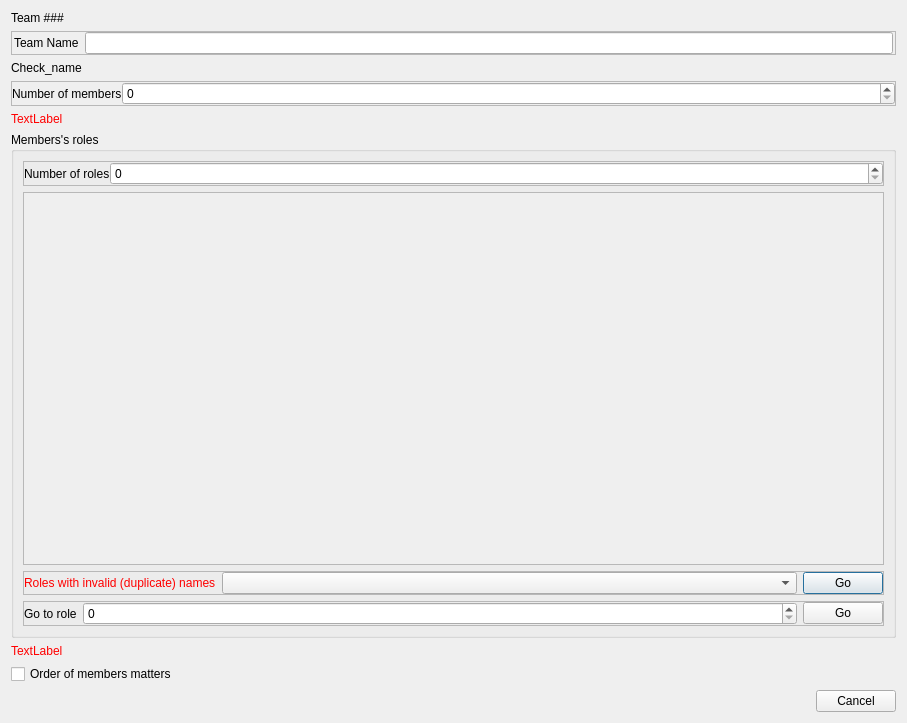
<?xml version="1.0" encoding="UTF-8"?>
<ui version="4.0">
 <class>Dialog</class>
 <widget class="QDialog" name="Dialog">
  <property name="geometry">
   <rect>
    <x>0</x>
    <y>0</y>
    <width>907</width>
    <height>723</height>
   </rect>
  </property>
  <property name="windowTitle">
   <string>Dialog</string>
  </property>
  <layout class="QVBoxLayout" name="verticalLayout">
   <item>
    <widget class="QLabel" name="label">
     <property name="text">
      <string>Team ###</string>
     </property>
    </widget>
   </item>
   <item>
    <widget class="QFrame" name="frame_6">
     <property name="sizePolicy">
      <sizepolicy hsizetype="Expanding" vsizetype="Preferred">
       <horstretch>0</horstretch>
       <verstretch>0</verstretch>
      </sizepolicy>
     </property>
     <property name="locale">
      <locale language="English" country="UnitedStates"/>
     </property>
     <property name="frameShape">
      <enum>QFrame::Shape::StyledPanel</enum>
     </property>
     <property name="frameShadow">
      <enum>QFrame::Shadow::Raised</enum>
     </property>
     <layout class="QHBoxLayout" name="horizontalLayout_7">
      <property name="leftMargin">
       <number>2</number>
      </property>
      <property name="topMargin">
       <number>0</number>
      </property>
      <property name="rightMargin">
       <number>2</number>
      </property>
      <property name="bottomMargin">
       <number>0</number>
      </property>
      <item>
       <widget class="QLabel" name="label_6">
        <property name="text">
         <string>Team Name</string>
        </property>
       </widget>
      </item>
      <item>
       <widget class="QLineEdit" name="lineEdit_3"/>
      </item>
     </layout>
    </widget>
   </item>
   <item>
    <widget class="QLabel" name="label_3">
     <property name="text">
      <string>Check_name</string>
     </property>
    </widget>
   </item>
   <item>
    <widget class="QFrame" name="frame_12">
     <property name="frameShape">
      <enum>QFrame::Shape::StyledPanel</enum>
     </property>
     <property name="frameShadow">
      <enum>QFrame::Shadow::Raised</enum>
     </property>
     <layout class="QHBoxLayout" name="horizontalLayout_8" stretch="0,5">
      <property name="spacing">
       <number>0</number>
      </property>
      <property name="leftMargin">
       <number>0</number>
      </property>
      <property name="topMargin">
       <number>0</number>
      </property>
      <property name="rightMargin">
       <number>0</number>
      </property>
      <property name="bottomMargin">
       <number>0</number>
      </property>
      <item>
       <widget class="QLabel" name="label_7">
        <property name="text">
         <string>Number of members</string>
        </property>
       </widget>
      </item>
      <item>
       <widget class="QSpinBox" name="spinBox_2"/>
      </item>
     </layout>
    </widget>
   </item>
   <item>
    <widget class="QLabel" name="label_4">
     <property name="styleSheet">
      <string notr="true">color: red;</string>
     </property>
     <property name="text">
      <string>TextLabel</string>
     </property>
    </widget>
   </item>
   <item>
    <widget class="QGroupBox" name="groupBox_2">
     <property name="title">
      <string>Members's roles</string>
     </property>
     <layout class="QVBoxLayout" name="verticalLayout_3">
      <item>
       <widget class="QFrame" name="frame_13">
        <property name="frameShape">
         <enum>QFrame::Shape::StyledPanel</enum>
        </property>
        <property name="frameShadow">
         <enum>QFrame::Shadow::Raised</enum>
        </property>
        <layout class="QHBoxLayout" name="horizontalLayout_9" stretch="0,5">
         <property name="spacing">
          <number>0</number>
         </property>
         <property name="leftMargin">
          <number>0</number>
         </property>
         <property name="topMargin">
          <number>0</number>
         </property>
         <property name="rightMargin">
          <number>0</number>
         </property>
         <property name="bottomMargin">
          <number>0</number>
         </property>
         <item>
          <widget class="QLabel" name="label_8">
           <property name="text">
            <string>Number of roles</string>
           </property>
          </widget>
         </item>
         <item>
          <widget class="QSpinBox" name="spinBox_3"/>
         </item>
        </layout>
       </widget>
      </item>
      <item>
       <widget class="QScrollArea" name="scrollArea">
        <property name="widgetResizable">
         <bool>true</bool>
        </property>
        <widget class="QWidget" name="widget">
         <property name="geometry">
          <rect>
           <x>0</x>
           <y>0</y>
           <width>867</width>
           <height>365</height>
          </rect>
         </property>
         <layout class="QVBoxLayout" name="verticalLayout_4"/>
        </widget>
       </widget>
      </item>
      <item>
       <widget class="QFrame" name="frame_9">
        <property name="frameShape">
         <enum>QFrame::Shape::StyledPanel</enum>
        </property>
        <property name="frameShadow">
         <enum>QFrame::Shadow::Raised</enum>
        </property>
        <layout class="QHBoxLayout" name="horizontalLayout_11" stretch="0,6,0">
         <property name="leftMargin">
          <number>0</number>
         </property>
         <property name="topMargin">
          <number>0</number>
         </property>
         <property name="rightMargin">
          <number>0</number>
         </property>
         <property name="bottomMargin">
          <number>0</number>
         </property>
         <item>
          <widget class="QLabel" name="label_10">
           <property name="styleSheet">
            <string notr="true">color: red;</string>
           </property>
           <property name="text">
            <string>Roles with invalid (duplicate) names</string>
           </property>
          </widget>
         </item>
         <item>
          <widget class="QComboBox" name="comboBox_2"/>
         </item>
         <item>
          <widget class="QPushButton" name="pushButton_9">
           <property name="text">
            <string>Go</string>
           </property>
          </widget>
         </item>
        </layout>
       </widget>
      </item>
      <item>
       <widget class="QFrame" name="frame_2">
        <property name="frameShape">
         <enum>QFrame::Shape::StyledPanel</enum>
        </property>
        <property name="frameShadow">
         <enum>QFrame::Shadow::Raised</enum>
        </property>
        <layout class="QHBoxLayout" name="horizontalLayout_2" stretch="0,7,0">
         <property name="leftMargin">
          <number>0</number>
         </property>
         <property name="topMargin">
          <number>0</number>
         </property>
         <property name="rightMargin">
          <number>0</number>
         </property>
         <property name="bottomMargin">
          <number>0</number>
         </property>
         <item>
          <widget class="QLabel" name="label_2">
           <property name="text">
            <string>Go to role</string>
           </property>
          </widget>
         </item>
         <item>
          <widget class="QSpinBox" name="spinBox"/>
         </item>
         <item>
          <widget class="QPushButton" name="pushButton">
           <property name="text">
            <string>Go</string>
           </property>
          </widget>
         </item>
        </layout>
       </widget>
      </item>
     </layout>
    </widget>
   </item>
   <item>
    <widget class="QLabel" name="label_9">
     <property name="styleSheet">
      <string notr="true">color: red</string>
     </property>
     <property name="text">
      <string>TextLabel</string>
     </property>
    </widget>
   </item>
   <item>
    <widget class="QCheckBox" name="checkBox">
     <property name="text">
      <string>Order of members matters</string>
     </property>
    </widget>
   </item>
   <item alignment="Qt::AlignmentFlag::AlignRight|Qt::AlignmentFlag::AlignBottom">
    <widget class="QPushButton" name="pushButton_6">
     <property name="text">
      <string>Cancel</string>
     </property>
    </widget>
   </item>
  </layout>
 </widget>
 <resources/>
 <connections/>
</ui>
